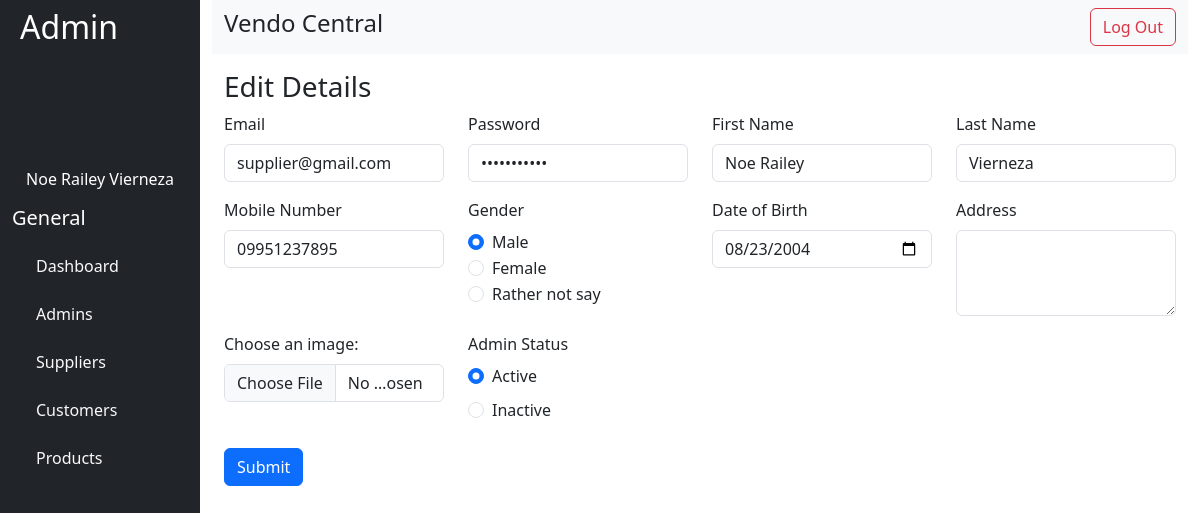
Page /admin_edit.php?id=2 (signed in) on the committed database.
### tables this page shows
CREATE TABLE users (
    user_id INT(11) UNIQUE AUTO_INCREMENT PRIMARY KEY,
    user_email VARCHAR(255) NOT NULL,
    user_password VARCHAR(255) NOT NULL,
    user_fname VARCHAR(30) NOT NULL,
    user_lname VARCHAR(30) NOT NULL,
    user_mobile VARCHAR(15) NOT NULL,
    user_gender ENUM('Male', 'Female', 'Other') NOT NULL,
    user_dob DATE NOT NULL,
    user_address TEXT NOT NULL,
    user_path TEXT NOT NULL,
    user_type ENUM('Admin', 'Supplier', 'Customer') NOT NULL,
    user_status ENUM('Active', 'Inactive') NOT NULL
);

### admin_edit.php (the view, shortened to what this page needs)
<?php
require_once 'config/connection.php';
$getname = mysqli_query($connection, "SELECT CONCAT(user_fname, ' ', user_lname) AS full_name FROM users;");
$row = mysqli_fetch_assoc($getname);
$full_name = $row['full_name'];
$query = mysqli_query($connection, "SELECT * FROM users WHERE user_id=" . $_GET['id']);
$getquery = mysqli_fetch_array($query, MYSQLI_ASSOC);
            ?>
<!DOCTYPE html>
<html lang="en">
<head>
    <link rel="stylesheet" href="https://cdn.jsdelivr.net/npm/bootstrap@5.3.2/dist/css/bootstrap.min.css">
</head>
<body class="m-0">
    <div class="container-fluid">
        <div class="row">
            <div class="col-2 vh-100 bg-dark text-white">
                <h2 class="m-2">Admin</h2>
                <div class="rounded-circle overflow-hidden mb-3" style="width: 100px; height: 100px; margin: auto;">
                </div>
                <div class="text-center">
                    <h6>
                        <?php echo $full_name; ?>
                    </h6>
                </div>
                <div class="ml-2">
                    <h5 class="mt-3">General</h5>
                    <ul class="list-unstyled">
                        <li class="m-4"><a href="dashboard_admin.php"
                                class="text-decoration-none text-light">Dashboard</a></li>
                        <li class="m-4"><a href="admin_config.php" class="text-decoration-none text-light">Admins</a>
                        </li>
                        <li class="m-4"><a href="admin_supplier_config.php"
                                class="text-decoration-none text-light">Suppliers</a></li>
                        <li class="m-4"><a href="admin_customer_config.php"
                                class="text-decoration-none text-light">Customers</a>
                        </li>
                        <li class="m-4"><a href="admin_products_config.php"
                                class="text-decoration-none text-light">Products</a>
                        </li>
                    </ul>
                </div>
            </div>
            <div class="col-10 d-flex flex-column">
                <?php include('includes/header.php'); ?>
                <div class="container mt-3">
                    <h3>Edit Details</h3>
                    <form action="admin_edit.php?id=<?php echo $_GET['id']; ?>" method="post" enctype="multipart/form-data">
                        <div class="row">
                            <div class="col-md-3 mb-3">
                                <label for="email" class="form-label">Email</label>
                                <input type="email" class="form-control" id="email" name="email"
                                    value="<?php echo $getquery['user_email']; ?>">
                            </div>
                            <div class="col-md-3 mb-3">
                                <label for="password" class="form-label">Password</label>
                                <input type="password" class="form-control" id="password" name="pass"
                                    value="<?php echo $getquery['user_password']; ?>">
                            </div>
                            <div class="col-md-3 mb-3">
                                <label for="fname" class="form-label">First Name</label>
                                <input type="text" class="form-control" id="fname" name="fname"
                                    value="<?php echo $getquery['user_fname']; ?>">
                            </div>
                            <div class="col-md-3 mb-3">
                                <label for="lname" class="form-label">Last Name</label>
                                <input type="text" class="form-control" id="lname" name="name"
                                    value="<?php echo $getquery['user_lname']; ?>">
                            </div>
                            <div class="col-md-3 mb-3">
                                <label for="number" class="form-label">Mobile Number</label>
                                <input type="text" class="form-control" id="number" name="number"
                                    value="<?php echo $getquery['user_mobile']; ?>">
                            </div>
                            <div class="col-md-3 mb-3">
                                <label class="form-label">Gender</label>
                                <div class="form-check">
                                    <input class="form-check-input" type="radio" name="usergender" value="Male" <?php if ($getquery['user_gender'] == 'Male')
                                        echo 'checked=checked"'; ?> id="genderMale">
                                    <label class="form-check-label" for="genderMale">Male</label>
                                </div>
                                <div class="form-check">
                                    <input class="form-check-input" type="radio" name="usergender" value="Female" <?php if ($getquery['user_gender'] == 'Female')
                                        echo 'checked=checked"'; ?>
                                        id="genderFemale">
                                    <label class="form-check-label" for="genderFemale">Female</label>
                                </div>
                                <div class="form-check">
                                    <input class="form-check-input" type="radio" name="usergender"
                                        value="Rather not say" <?php if ($getquery['user_gender'] == 'Rather not say')
                                            echo 'checked=checked"'; ?> id="genderOther">
                                    <label class="form-check-label" for="genderOther">Rather not say</label>
                                </div>
                            </div>
                            <div class="col-md-3 mb-3">
                                <label for="bday" class="form-label">Date of Birth</label>
                                <input type="date" class="form-control" id="bday" name="bday"
                                    value="<?php echo $getquery['user_dob']; ?>">
                            </div>
                            <div class="col-md-3 mb-3">
                                <label for="address" class="form-label">Address</label>
                                <textarea class="form-control" id="address" name="address"
                                    value="<?php echo $getquery['user_address']; ?>" rows="3"></textarea>
                            </div>
                            <div class="col-md-3 mb-3">
                                <label for="imageInput" class="form-label">Choose an image:</label>
                                <input type="file" class="form-control" id="imageInput" name="images"
                                    value="<?php echo $getquery['user_path']; ?>" width="100" height="100">
                            </div>
                            <div class="col-md-3 mb-3">
                                <label for="userStatus" class="form-label">Admin Status</label>
                                <div class="form-check">
                                    <label for="adminstatus" class="form-label">Active</label>
                                    <input class="form-check-input" type="radio" name="user_status" value="Active" <?php if ($getquery['user_status'] == 'Active')
                                        echo 'checked="checked"'; ?>>
                                </div>
                                <div class="form-check">
                                    <label for="userStatus" class="form-label">Inactive</label>
                                    <input class="form-check-input" type="radio" name="user_status" value="Inactive"
                                        <?php if ($getquery['user_status'] == 'Inactive')
                                            echo 'checked="checked"'; ?>>
                                </div>
                            </div>
                        </div>
                        <button type="submit" class="btn btn-primary" name="update">Submit</button>
                    </form>
                </div>
            </div>
        </div>
    </div>
</body>
</html>

### rows in the picture
users: email "supplier@gmail.com", fname "Noe Railey", name "Vierneza", number "09951237895", user_gender "☑ Male", user_gender "☐ Female", user_gender "☐ Rather not say", bday "08/23/2004", user_status "☑"

### other values in the picture
$full_name "Noe Railey Vierneza"
